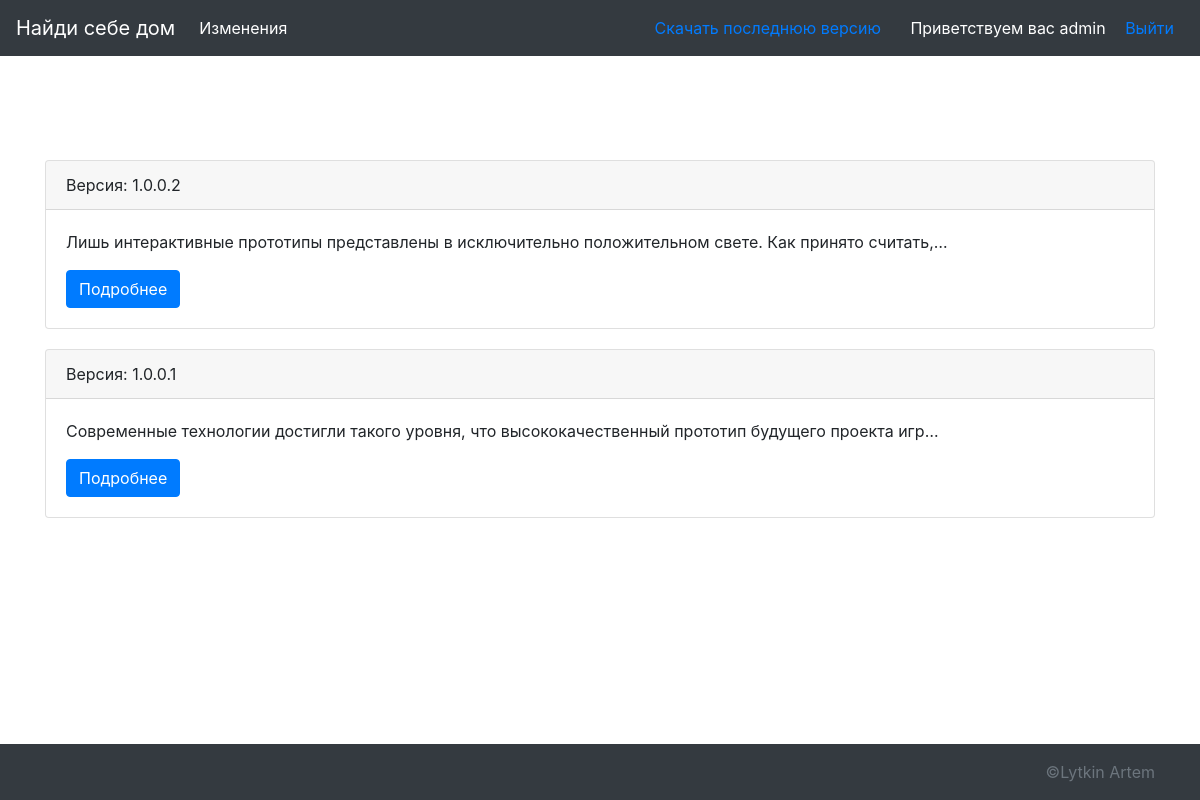
The app's page / (signed in) with its own data.
### project/models.py (models this page shows)
class Changes(models.Model):
    title = models.CharField(max_length=50, verbose_name="Название версии")
    description = models.TextField(verbose_name="Описание")
    product_id = models.ForeignKey("Product", models.CASCADE, null=False, verbose_name="Версия продукта", unique=True)
    class Meta:
        verbose_name = "Изменение"
        verbose_name_plural = "Изменения"
    def get_absolute_url(self):
        return reverse("ch_detail_url", kwargs={"change_id": self.pk})

### project/views.py (the view)
# urls.py: path('', views.index, name='home'),
def index(req):
    changes = Changes.objects.order_by('-id')
    last = Product.objects.order_by('-id').first()
    return render(req, 'project/index.html', context={'changes': changes, 'last': last})

### templates/project/index.html (shortened to what this page needs)
{% load static %}
<!doctype html>
<html lang="en" class="h-100">
  <head>
    <link rel="stylesheet" href="https://cdn.jsdelivr.net/npm/bootstrap@4.5.3/dist/css/bootstrap.min.css">
    <link href="sticky-footer-navbar.css" rel="stylesheet">
  </head>
  <body class="d-flex flex-column h-100">
    <header>
  <nav class="navbar navbar-expand-md navbar-dark fixed-top bg-dark">
    <a class="navbar-brand" href="/">Найди себе дом</a>
    <div class="collapse navbar-collapse" id="navbarCollapse">
      <ul class="navbar-nav mr-auto">
        <li class="nav-item active">
          <a class="nav-link" href="">Изменения<span class="sr-only">(current)</span></a>
        </li>
      </ul>
    </div>
    <div class="auth">
      {% if user.is_authenticated %}
        <span class="text-white" style="margin-right: 15px">
          <a href="{{last.product_path.url}}" style="margin-right: 10px">Скачать последнюю версию</a>
        </span>
        <span class="text-white" style="margin-right: 15px">Приветствуем вас {{ user.username }}</span>
        <a href="{% url 'logout' %}" style="margin-right: 10px">Выйти</a>
      {% else %}
        <a class="btn  btn-primary" href="{% url 'auth' %}">Авторизация</a>
        <a class="btn  btn-primary" href="{% url 'reg' %}">Регистрация</a>
      {% endif %}
    </div>
  </nav>
</header>
<main role="main" class="flex-shrink-0" style="margin-top: 20px">
  <div class="container" style="margin-top: 80px;">
      {% block content %}
      {% if changes %}
        {% for ch in changes %}
          <div class="card" style="margin-bottom: 20px;">
            <div class="card-header">
              Версия: {{ ch.title }}
            </div>
            <div class="card-body">
              <p class="card-text">
                {{ ch.description | truncatechars:100 }}
              </p>
              <a href="{{ ch.get_absolute_url }}" class="btn btn-primary">Подробнее</a>
            </div>
          </div>
        {% endfor %}
      {% else %}
      <div style="text-align: center;">
        <h2>Извините, но пока изменений нет.</h2>
      </div>
      {% endif %}
      {% endblock content %}
  </div>
</main>
<footer class="footer mt-auto py-3 bg-dark">
  <div class="container" style="text-align: right">
    <span class="text-muted" >©Lytkin Artem</span>
  </div>
</footer>
      <script>window.jQuery || document.write('<script src="../assets/js/vendor/jquery.slim.min.js"><\/script>')</script><script src="../assets/dist/js/bootstrap.bundle.js"></script></body>
</html>

### templates/project/sticky-footer-navbar.css (style rules this page uses)
main > .container { padding: 60px 15px 0; }
.footer { background-color: #f5f5f5; }
.footer > .container { padding-right: 15px; padding-left: 15px; }

### records on screen
Changes: title "1.0.0.2", description "Лишь интерактивные прототипы представлены в исключительно положительном свете. Как принято считать,…"
Changes: title "1.0.0.1", description "Современные технологии достигли такого уровня, что высококачественный прототип будущего проекта игр…"

### other values on screen
{{ user.username }} "admin"
